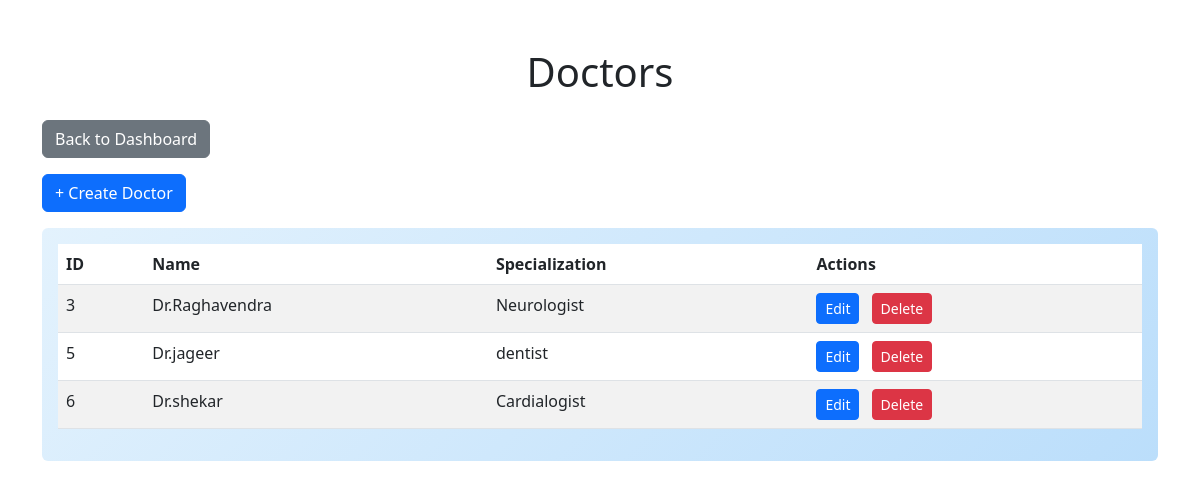
Screenshot of /doctors/ (signed in) with the database file from the repository.
### doctors/models.py (models this page shows, shortened)
class Doctor(models.Model):
    name = models.CharField(max_length=100)
    specialization = models.CharField(max_length=100)

### doctors/views.py (the view)
# urls.py: path('', doctors_list),
@login_required
def doctors_list(request):
    doctors = Doctor.objects.all()
    return render(request, 'doc_list.html', {'doctors': doctors})

### doctors/templates/doc_list.html (shortened to what this page needs)
<!DOCTYPE html>
<html lang="en">
<head>
    <link href="https://cdn.jsdelivr.net/npm/bootstrap@5.3.0/dist/css/bootstrap.min.css" rel="stylesheet">
</head>
<body>
    <div class="container mt-5">
        <h1 class="text-center mb-4">Doctors</h1>
        <div class="align-items">
        <div class="mb-3">
            <a href="/dashboard" class="btn btn-secondary">Back to Dashboard</a>
        </div>
         <div class="mb-3">
            <a href="/doctors/create" class="btn btn-primary">+ Create Doctor</a>
        </div>
        </div>
        <div class="card">
            <div class="card-body">
                <table class="table table-striped table-hover">
                    <thead>
                        <tr>
                            <th>ID</th>
                            <th>Name</th>
                            <th>Specialization</th>
                            <th>Actions</th>
                        </tr>
                    </thead>
                    <tbody>
                        {% for d in doctors %}
                        <tr>
                            <td>{{ d.id }}</td>
                            <td>{{ d.name }}</td>
                            <td>{{ d.specialization }}</td>
                            <td>
                                <a href="/doctors/{{ d.id }}/edit" class="btn btn-sm btn-primary">Edit</a>
                                <a href="/doctors/{{ d.id }}/delete" class="btn btn-sm btn-danger ms-2">Delete</a>
                            </td>
                        </tr>
                        {% endfor %}
                    </tbody>
                </table>
            </div>
        </div>
    </div>
</body>
</html>

### doctors/templates/doc_list.html (style rules this page uses)
.card { background: linear-gradient(135deg, #e3f2fd 0%, #bbdefb 100%); border: none; transition: transform 0.2s; }

### rows the page displays
Doctor: id "3", name "Dr.Raghavendra", specialization "Neurologist"
Doctor: id "5", name "Dr.jageer", specialization "dentist"
Doctor: id "6", name "Dr.shekar", specialization "Cardialogist"
